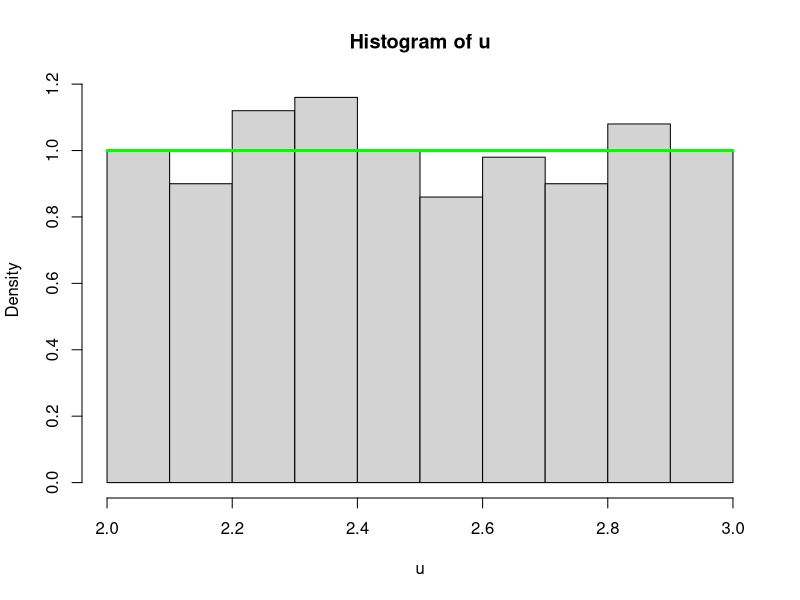
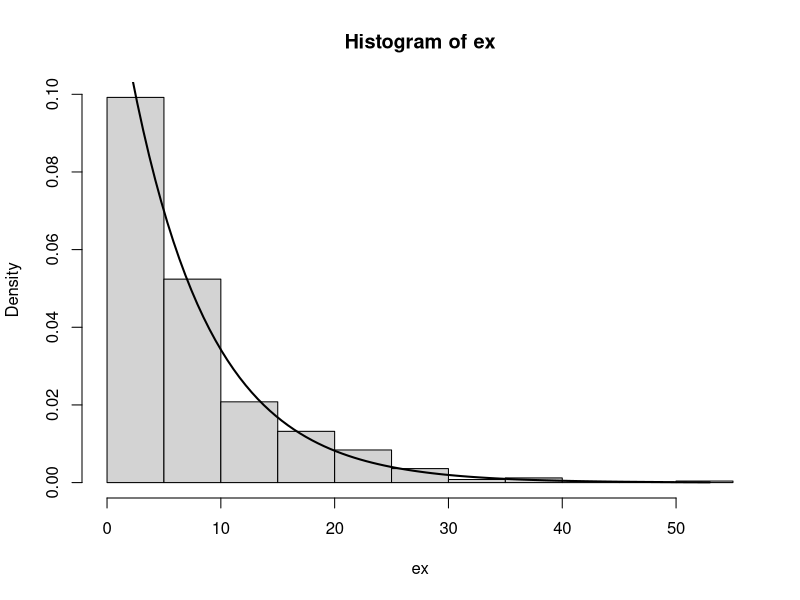
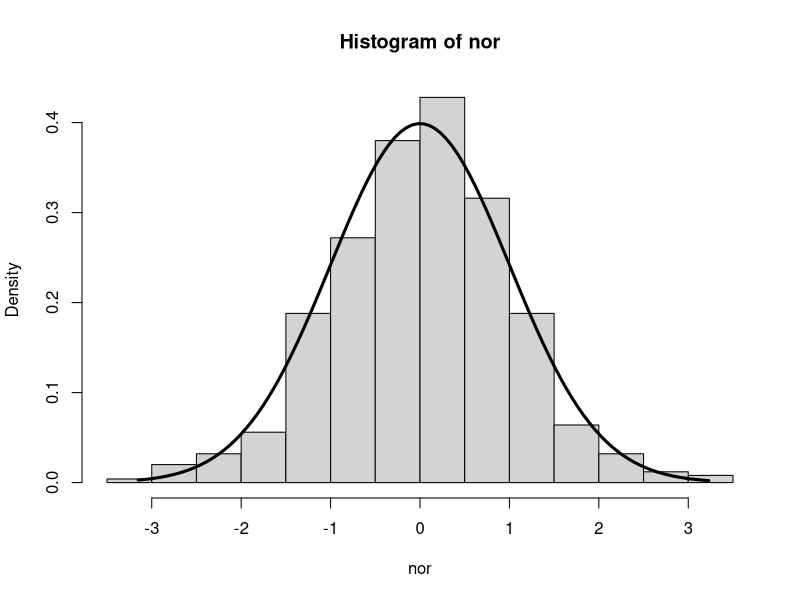
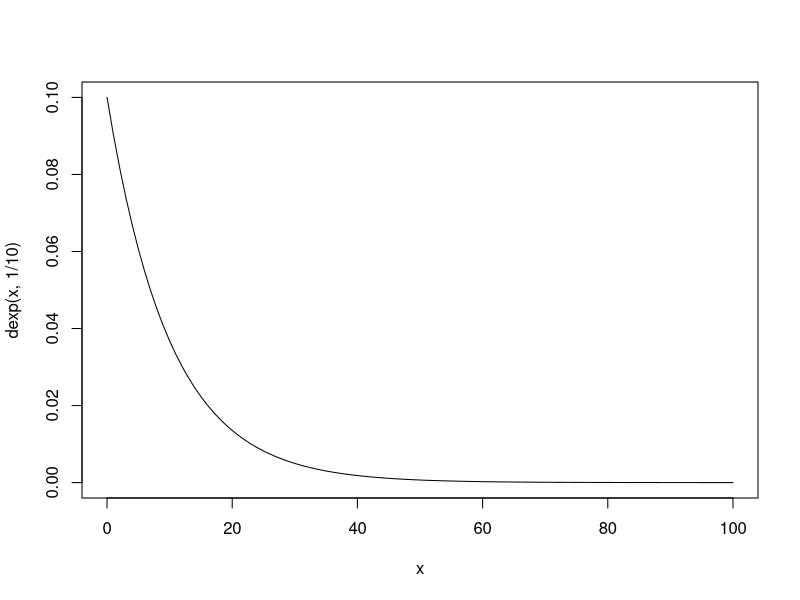

Here is the R script that generated these plots, in order:
# Task 27
u <- runif(500, 2, 3)
hist(u, probability=T)
curve( dunif(x, 2, 3), from=2, to=3, add=T, lwd=3, col="green" )

# curve (<function>, from=<startX>, to=<endX>, ?add=<T/F>, lwd=<lineWidth>, <color*>)


# Task 28
ex <- rexp(500, 1/7)
hist(ex, probability=T)
curve(dexp(x, 1/7), from=0, to=max(ex), add=T, lwd=2)


# Task 29
nor <- rnorm(500, 0, 1)
hist(nor, probability=T)
curve(dnorm(x, 0, 1), from=min(nor), to=max(nor), add=T, lwd=3)


# Task 30
# X = quantity dusch gel 
# X ~ U(248, 255)
# uniform

# P (X < 250) = P (X <= 250)
punif(250, 248, 255)

# v=? P(X > v) = 0.95
# v=? P(X <= v) = 0.05
qunif(0.05, 248, 255)


# Task 31
# X = lifespan 
# X ~ Exp(1/10)
curve(dexp(x, 1/10), from = 0, to=100)

# P (X > 10) = 1 - P (X <= 10)
1 - pexp(10, 1/10)

# P (7 <= X <= 11) = P (X <= 11) - P (X <= 7)
pexp(11, 1/10) - pexp(7, 1/10)

# t=? P(X >= t) = 0.97
# t=? P(X <= t) = 0.03
t <- qexp(0.03, 1/10)
t
pexp(t, 1/10)


